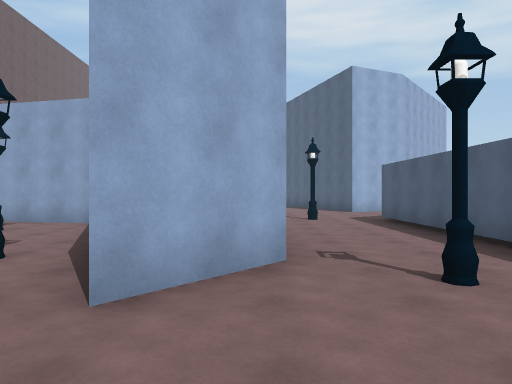
[1] (above)

18 first-person views from a walk through a Unity game level. The camera is 1.5 m above the floor, looks level and sees 70° across. The floor is counted in squares, 2 m on a side. Each view is taken from the middle of a square. On the plan, view 1 faces up. The plan holds only what a view shows up to about 11 squares ahead; the rest is blank. The place goes on beyond the plan. The player is left out. Some animated figures are not drawn. Surface patterns are stand-ins for the level's own textures.

[2]
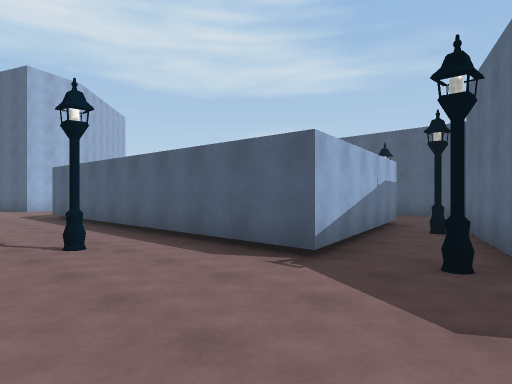

[3]
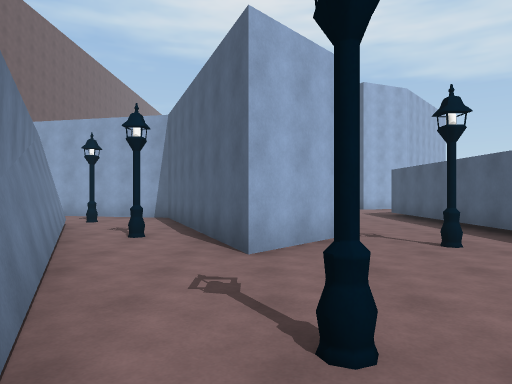

[4]
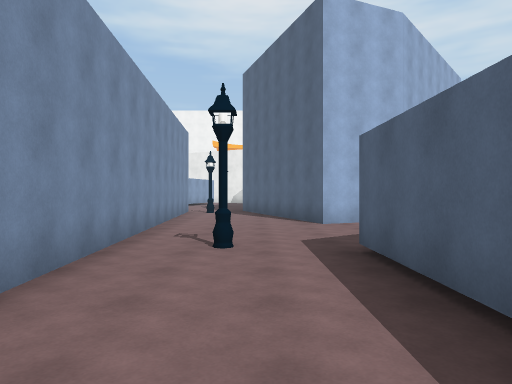

[5]
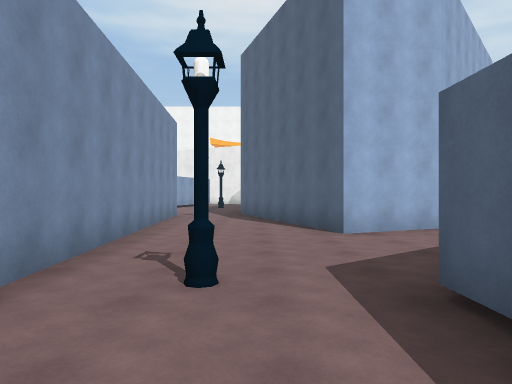

[6]
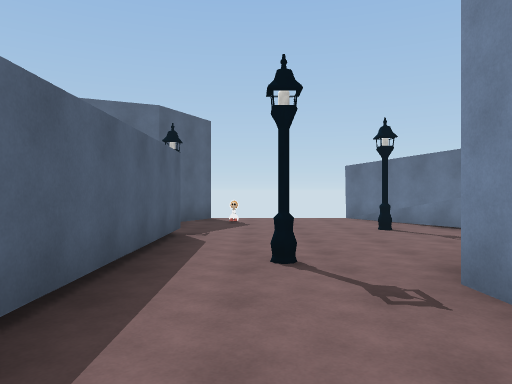

[7]
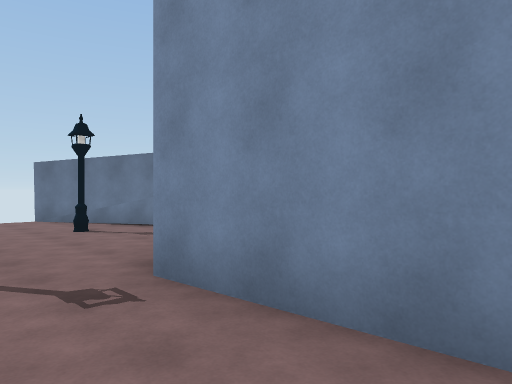

[8]
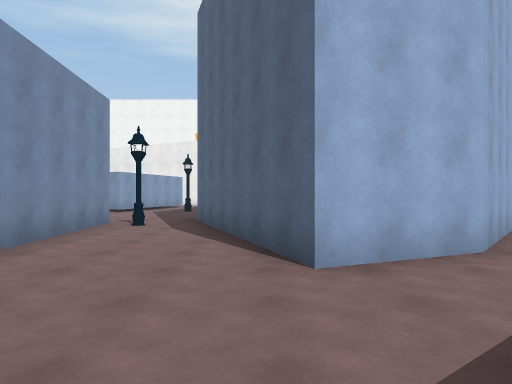

[9]
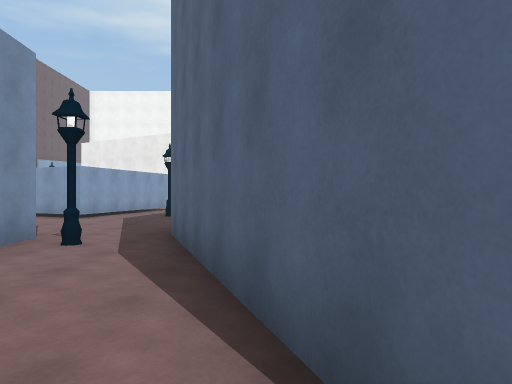

[10]
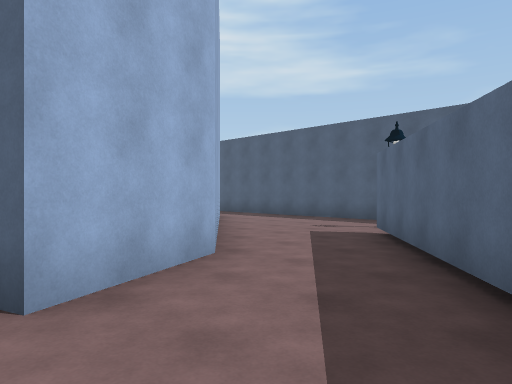

[11]
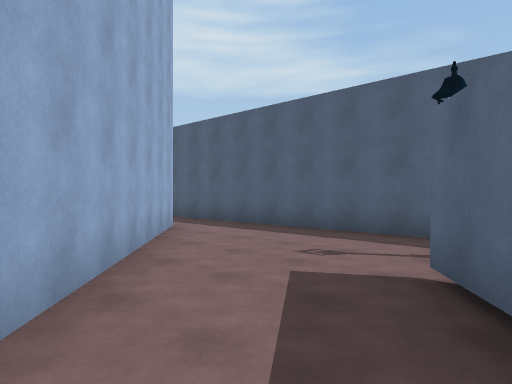

[12]
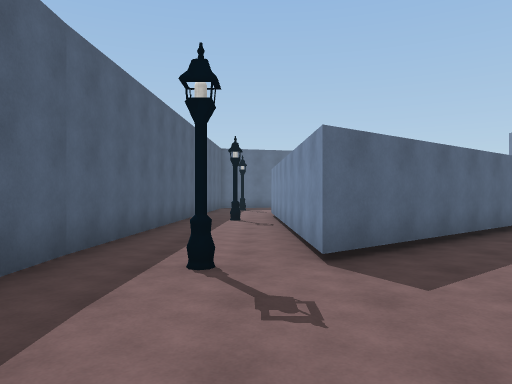

[13]
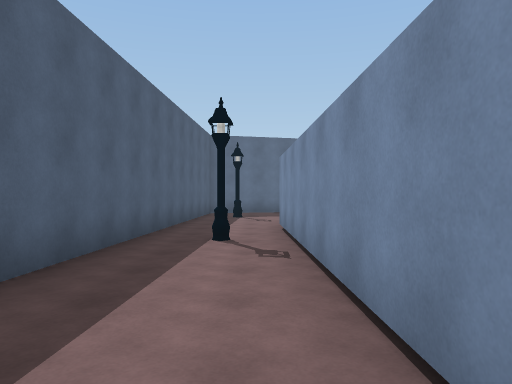

[14]
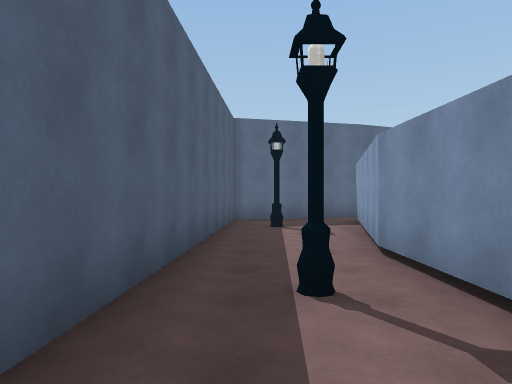

[15]
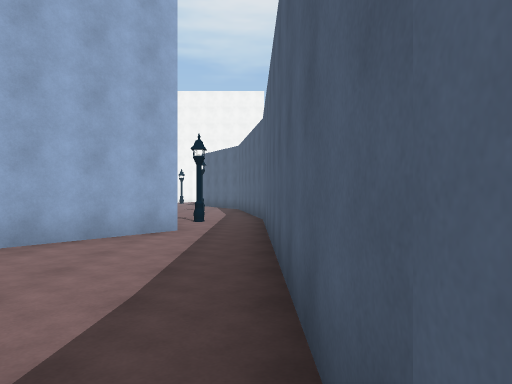

[16]
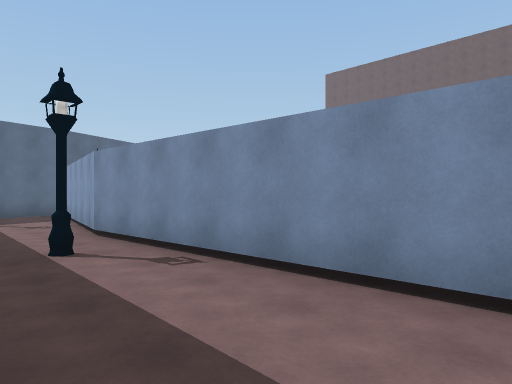

[17]
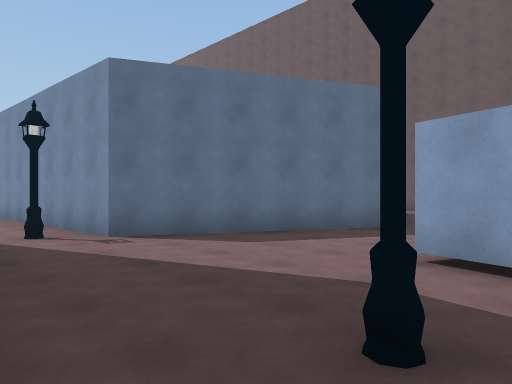

[18]
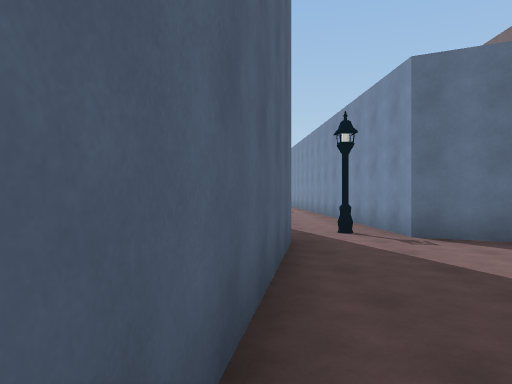

### Floor plan
Points are (right, up) in squares from view 1. A wall is a line through its corners. A room is listed if a view was taken in it or the views show most of it. See-through windows are left out.
Room 1 (views 1, 2, 3, 4, 5, 6, 7, 8, 9, 10)
walls: (6.2, 1.2) (3.4, 0.4) (3.3, 9.6); (-2.3, -0.4) (-0.5, -3.6); (5.1, -1.1) (6.7, -0.4); (3.6, 13.6) (2.1, 17.8); (3.3, -3.4) (3.9, -2.2); (-0.5, 16.4) (0.3, 4) (-1.1, 2.4)
ways out: opening at (5, 12.5) to room 2; opening at (7, 0) to room 2; opening at (0.5, 17.5) to room 3; opening at (-2, 1.5)
objects: streetlight (-1, 0); streetlight (2, 3); streetlight (2, 10); streetlight (4, -1)
Room 2 (views 11, 12, 13, 14, 15, 16)
walls: (5, 10.9) (9.3, 14.2) (9.5, 6.5); (10.5, 20.1) (5.8, 14.5) (3.6, 13.6); (9.5, 6.7) (8.5, 1.8) (6.2, 1.2); (12.2, 23) (12, 24); (8, 0.2) (11.6, 1.1) (12.7, 22.4); (6.7, -0.4) (7.8, 0.1)
ways out: opening at (5, 12.5) to room 1; opening at (7, 0) to room 1
objects: streetlight (7, 0); streetlight (11, 3); streetlight (11, 8); streetlight (11, 14); streetlight (11, 22)
Room 3 (views 17, 18)
walls: (-1.8, 24.3) (-2, 23.4) (-3.3, 24); (-3.6, 20.4) (-0.6, 18.9) (-0.5, 16.4); (2.1, 17.8) (1.5, 19.6) (2.3, 24.6)
ways out: opening at (0.5, 17.5) to room 1; opening at (-4, 22)
objects: streetlight (0, 18); streetlight (0, 24)

Positions as (right, up) in squares from view 1, and headings:
1: (0, 0), facing up
2: (0, -2), facing up-right
3: (-1, -2), facing up
4: (2, 5), facing up
5: (2, 7), facing up
6: (2, 7), facing down
7: (2, 7), facing down-left
8: (3, 10), facing up
9: (3, 13), facing up
10: (3, 11), facing up-right
11: (6, 13), facing up-right
12: (10, 18), facing down
13: (10, 14), facing down
14: (11, 11), facing down
15: (12, 13), facing up
16: (12, 13), facing down-left
17: (2, 25), facing down-left
18: (2, 25), facing down
